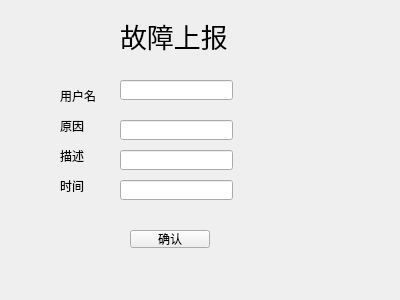
<?xml version="1.0" encoding="UTF-8"?>
<ui version="4.0">
 <class>WorkerMdUI_issue_report</class>
 <widget class="QWidget" name="WorkerMdUI_issue_report">
  <property name="geometry">
   <rect>
    <x>0</x>
    <y>0</y>
    <width>400</width>
    <height>300</height>
   </rect>
  </property>
  <property name="windowTitle">
   <string>Form</string>
  </property>
  <widget class="QLabel" name="label">
   <property name="geometry">
    <rect>
     <x>120</x>
     <y>0</y>
     <width>121</width>
     <height>71</height>
    </rect>
   </property>
   <property name="font">
    <font>
     <pointsize>20</pointsize>
    </font>
   </property>
   <property name="text">
    <string>故障上报</string>
   </property>
  </widget>
  <widget class="QLineEdit" name="lineEdit_username">
   <property name="geometry">
    <rect>
     <x>120</x>
     <y>80</y>
     <width>113</width>
     <height>20</height>
    </rect>
   </property>
  </widget>
  <widget class="QLabel" name="label_2">
   <property name="geometry">
    <rect>
     <x>60</x>
     <y>90</y>
     <width>40</width>
     <height>12</height>
    </rect>
   </property>
   <property name="text">
    <string>用户名</string>
   </property>
  </widget>
  <widget class="QLabel" name="label_3">
   <property name="geometry">
    <rect>
     <x>60</x>
     <y>150</y>
     <width>40</width>
     <height>12</height>
    </rect>
   </property>
   <property name="text">
    <string>描述</string>
   </property>
  </widget>
  <widget class="QLabel" name="label_4">
   <property name="geometry">
    <rect>
     <x>60</x>
     <y>120</y>
     <width>40</width>
     <height>12</height>
    </rect>
   </property>
   <property name="text">
    <string>原因</string>
   </property>
  </widget>
  <widget class="QLabel" name="label_5">
   <property name="geometry">
    <rect>
     <x>60</x>
     <y>180</y>
     <width>40</width>
     <height>12</height>
    </rect>
   </property>
   <property name="text">
    <string>时间</string>
   </property>
  </widget>
  <widget class="QLineEdit" name="lineEdit_reason">
   <property name="geometry">
    <rect>
     <x>120</x>
     <y>120</y>
     <width>113</width>
     <height>20</height>
    </rect>
   </property>
  </widget>
  <widget class="QLineEdit" name="lineEdit_descrip">
   <property name="geometry">
    <rect>
     <x>120</x>
     <y>150</y>
     <width>113</width>
     <height>20</height>
    </rect>
   </property>
  </widget>
  <widget class="QLineEdit" name="lineEdit_time">
   <property name="geometry">
    <rect>
     <x>120</x>
     <y>180</y>
     <width>113</width>
     <height>20</height>
    </rect>
   </property>
  </widget>
  <widget class="QPushButton" name="pushButton">
   <property name="geometry">
    <rect>
     <x>130</x>
     <y>230</y>
     <width>80</width>
     <height>18</height>
    </rect>
   </property>
   <property name="text">
    <string>确认</string>
   </property>
  </widget>
 </widget>
 <resources/>
 <connections/>
</ui>
